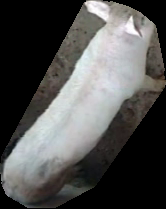
#> input picture porco/1016.png, 166 x 209 px, given in place of Porco.mp4, which was not available
$ python app.py
#> lines starting #> are read from the running program, lines starting #| are printed output that depends on the picture; after the words box and inside, x2 and y2 are one past the last pixel; in counts of white or black regions, pixels touching at a corner belong together; pictures that were not available may be replaced by others from this repository, and a replacement may not be noted
import cv2
import numpy as np
from time import sleep
from constantes import *


def pega_centro(x, y, largura, altura):
    """
    :param x: x do objeto
    :param y: y do objeto
    :param largura: largura do objeto
    :param altura: altura do objeto
    :return: tupla que contém as coordenadas do centro de um objeto
    """
    x1 = largura // 2
    y1 = altura // 2
    cx = x + x1
    cy = y + y1
    return cx, cy


def set_info(detec):
    global carros
    for (x, y) in detec:
        if (pos_linha + offset) > y > (pos_linha - offset):
            carros += 1
            cv2.line(frame1, (25, pos_linha), (1200, pos_linha), (0, 127, 255), 3)
            detec.remove((x, y))
            print("Porcos detectados até o momento: " + str(carros))


def show_info(frame1, dilatada):
    #text = f'Porco: {carros}'
    #cv2.putText(frame1, text, (450, 70), cv2.FONT_HERSHEY_SIMPLEX, 2, (0, 0, 255), 5)
    cv2.imshow("Video Original", frame1)
    cv2.imshow("Detectar", dilatada)

def media_posicao(pos1,pos2):
    # montar app para media
   return pos1 + pos2 / 2

carros = caminhoes = 0
cap = cv2.VideoCapture('Porco.mp4') # [frame1, frame2, frame_n]
subtracao = cv2.createBackgroundSubtractorMOG2()  # Pega o fundo e subtrai do que está se movendo
pepino = 0
cont = 0

while True:
    pepino = pepino+1
    cont = cont+1
    ret, frame1 = cap.read()  # Pega cada frame do vídeo
#> frame1 is the input picture: shape (209, 166, 3); mean B, G, R 80.1, 81.2, 81.4
    tempo = float(1 / 0.05)
    frame1 = cv2.resize(frame1,(720,480),fx=0,fy=0, interpolation = cv2.INTER_CUBIC)
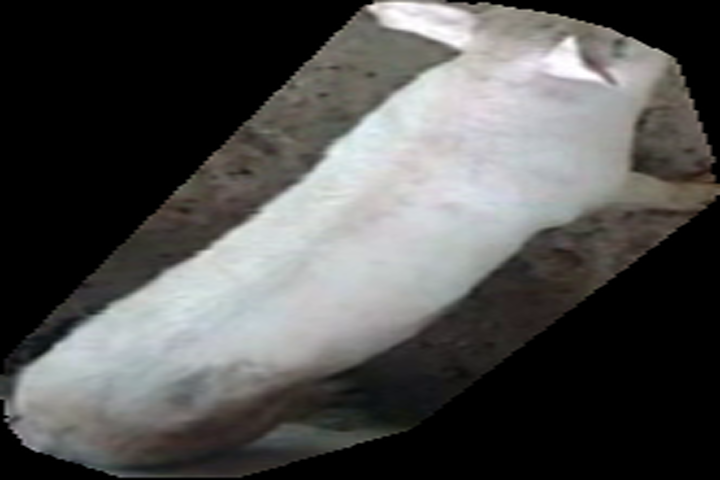
#> frame1: shape (480, 720, 3); mean B, G, R 80.1, 81.3, 81.5
    sleep(0.0000001)  # Dá um delay entre cada processamento
    grey = cv2.cvtColor(frame1, cv2.COLOR_BGR2GRAY)  # Pega o frame e transforma para preto e branco
    blur = cv2.GaussianBlur(grey, (5, 5), 5)  # Faz um blur para tentar remover as imperfeições da imagem
    img_sub = subtracao.apply(blur)  # Faz a subtração da imagem aplicada no blur
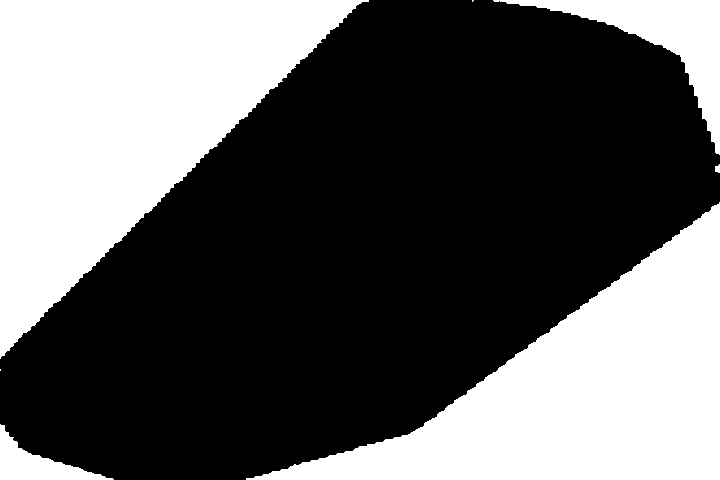
#> img_sub: shape (480, 720); values 127 (black) and 255 (white), 37.6% white; 7 white regions (2 under 20 px), largest, box (x1, y1, x2, y2) and area: (0, 0, 369, 359) 65175, (246, 202, 720, 480) 53920, (493, 0, 720, 155) 8382, (0, 424, 114, 480) 2355, (715, 164, 720, 173) 35
    dilat = cv2.dilate(img_sub, np.ones((5, 5)))  # "Engrossa" o que sobrou da subtração
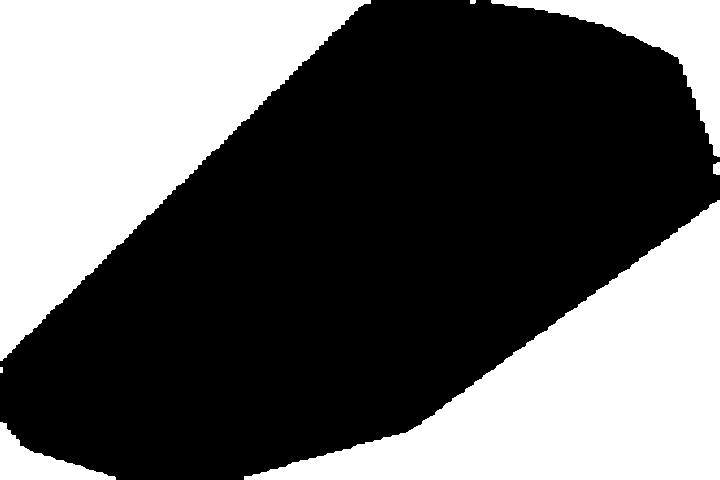
#> dilat: shape (480, 720); values 127 (black) and 255 (white), 38.8% white; 7 white regions (1 under 20 px), largest, box (x1, y1, x2, y2) and area: (0, 0, 371, 361) 66641, (244, 200, 720, 480) 55431, (491, 0, 720, 157) 9151, (0, 422, 116, 480) 2701, (713, 162, 720, 175) 81, (470, 0, 476, 4) 23
    kernel = cv2.getStructuringElement(cv2.MORPH_ELLIPSE, (
        5, 5))  # Cria uma matriz 5x5, em que o formato da matriz entre 0 e 1 forma uma elipse dentro
    dilatada = cv2.morphologyEx(dilat, cv2.MORPH_CLOSE, kernel)  # Tenta preencher todos os "buracos" da imagem
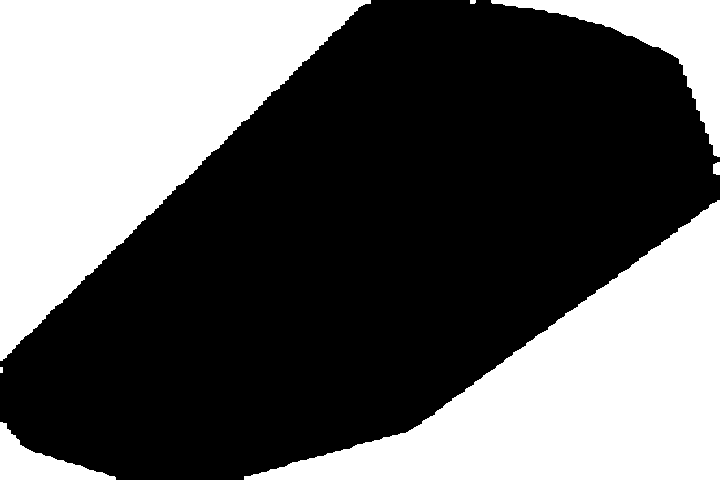
#> dilatada: shape (480, 720); values 127 (black) and 255 (white), 38.8% white; 7 white regions (1 under 20 px), largest, box (x1, y1, x2, y2) and area: (0, 0, 371, 361) 66703, (244, 200, 720, 480) 55470, (491, 0, 720, 157) 9185, (0, 422, 116, 480) 2713, (713, 162, 720, 175) 82, (470, 0, 476, 4) 23
    dilatada = cv2.morphologyEx(dilatada, cv2.MORPH_CLOSE, kernel)
    dilatada = cv2.threshold(dilatada, 250, 255, cv2.THRESH_BINARY)[1]
    rect_kernel = cv2.getStructuringElement(cv2.MORPH_RECT, (30, 30))
    dilatada = cv2.morphologyEx(dilatada, cv2.MORPH_CLOSE, rect_kernel)
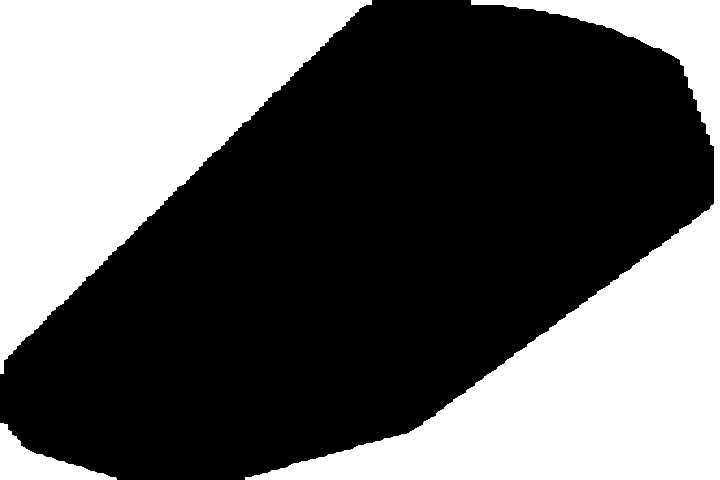
#> dilatada: shape (480, 720); 38.9% white; 3 white regions

    contorno, img = cv2.findContours(dilatada, cv2.RETR_TREE, cv2.CHAIN_APPROX_SIMPLE)
#> contorno = 3 contours; box (x1, y1, x2, y2) and area: (0, 0, 372, 374) 66841, (245, 0, 720, 480) 63301, (0, 423, 117, 480) 2502; img = [[1, -1, -1, -1], [2, 0, -1, -1], [-1, 1, -1, -1]]
    #cv2.line(frame1, (25, pos_linha), (1200, pos_linha), (255, 127, 0), 3)
    '''for (i, c) in enumerate(contorno):
        (x, y, w, h) = cv2.boundingRect(c)
        validar_contorno = (w >= largura_min) and (h >= altura_min)
        if not validar_contorno:
            continue
        hull = cv2.convexHull(i)
        cv2.drawContours(frame1, [hull], i, (0,255,0), 3)
        print("Posição do porco: ",(x, y), (x + w, y + h) )
        cv2.rectangle(frame1, (x, y), (x + w, y + h), (0, 255, 0), 2)
        centro = pega_centro(x, y, w, h)
        detec.append(centro)
        cv2.circle(frame1, centro, 4, (0, 0, 255), -1)

    set_info(detec)'''

    for cnt in contorno:
        (x, y, w, h) = cv2.boundingRect(cnt)
#> (the run stopped early here; a loop or call above may not have finished)

$ run again, on porco/1056.png
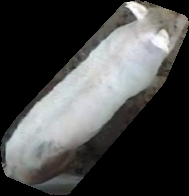
#> input picture porco/1056.png, 189 x 196 px, given in place of Porco.mp4, which was not available
#> frame1 is the input picture: shape (196, 189, 3); mean B, G, R 72.3, 73, 72.4
#> frame1: shape (480, 720, 3)
#> `img_sub = subtracao.apply(blur)`:
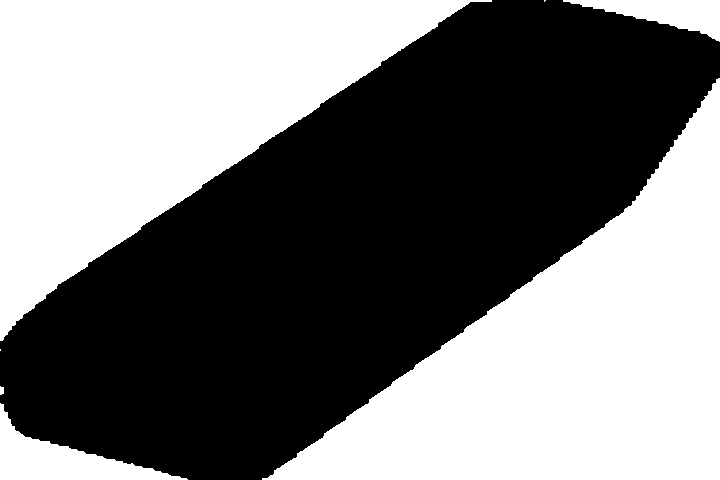
#> img_sub: shape (480, 720); values 127 (black) and 255 (white), 48.2% white; 7 white regions (2 under 20 px), largest, box (x1, y1, x2, y2) and area: (262, 78, 720, 480) 80661, (0, 0, 492, 341) 77576, (0, 403, 188, 480) 5102, (563, 0, 720, 42) 3036, (0, 386, 4, 395) 31
#> dilat: shape (480, 720); values 127 (black) and 255 (white), 49.4% white; 7 white regions (1 under 20 px), largest, box (x1, y1, x2, y2) and area: (260, 76, 720, 480) 82388, (0, 0, 494, 343) 79246, (0, 401, 190, 480) 5640, (561, 0, 720, 44) 3438, (0, 384, 6, 397) 73, (542, 0, 548, 4) 23
#> `dilatada = cv2.morphologyEx(dilatada, cv2.MORPH_CLOSE, rect_kernel)`:
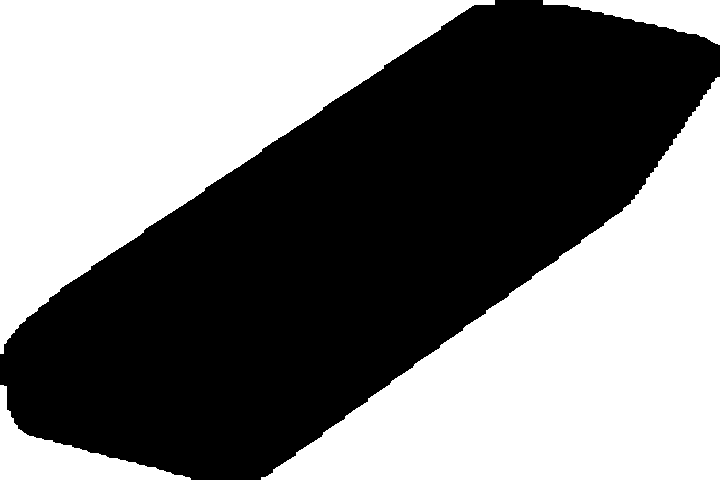
#> dilatada: shape (480, 720); 49.5% white; 4 white regions
#> contorno = 4 contours; box (x1, y1, x2, y2) and area: (261, 77, 720, 480) 80838, (0, 0, 495, 354) 79452, (0, 385, 191, 480) 5409, (543, 0, 720, 45) 3461; img = [[1, -1, -1, -1], [2, 0, -1, -1], [3, 1, -1, -1], [-1, 2, -1, -1]]

$ run again, on porco/1080.png
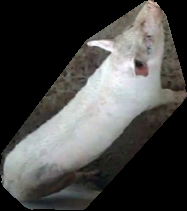
#> input picture porco/1080.png, 187 x 211 px, given in place of Porco.mp4, which was not available
#> frame1 is the input picture: shape (211, 187, 3); mean B, G, R 70.5, 72.3, 72.7
#> frame1: shape (480, 720, 3)
#> `img_sub = subtracao.apply(blur)`:
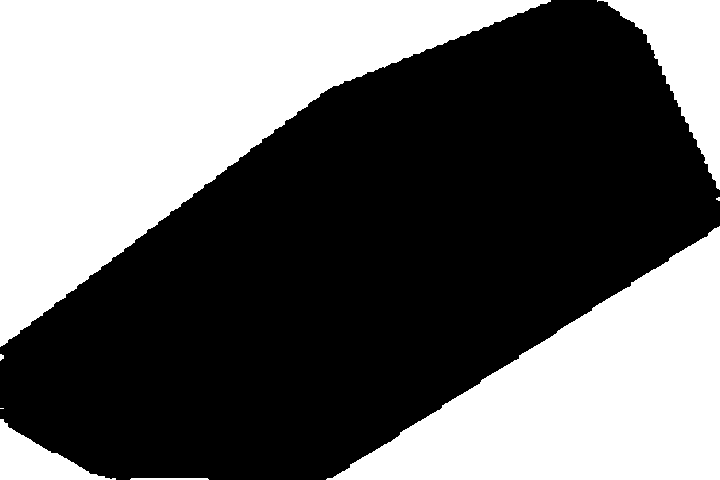
#> img_sub: shape (480, 720); values 127 (black) and 255 (white), 41.6% white; 8 white regions (2 under 20 px), largest, box (x1, y1, x2, y2) and area: (0, 0, 551, 347) 81750, (326, 226, 720, 480) 49631, (597, 0, 720, 190) 9245, (0, 419, 116, 480) 3054, (130, 478, 209, 480) 156, (0, 354, 4, 361) 21
#> dilat: shape (480, 720); values 127 (black) and 255 (white), 42.9% white; 8 white regions, largest, box (x1, y1, x2, y2) and area: (0, 0, 553, 349) 83552, (324, 224, 720, 480) 50931, (595, 0, 720, 192) 9885
#> `dilatada = cv2.morphologyEx(dilatada, cv2.MORPH_CLOSE, rect_kernel)`:
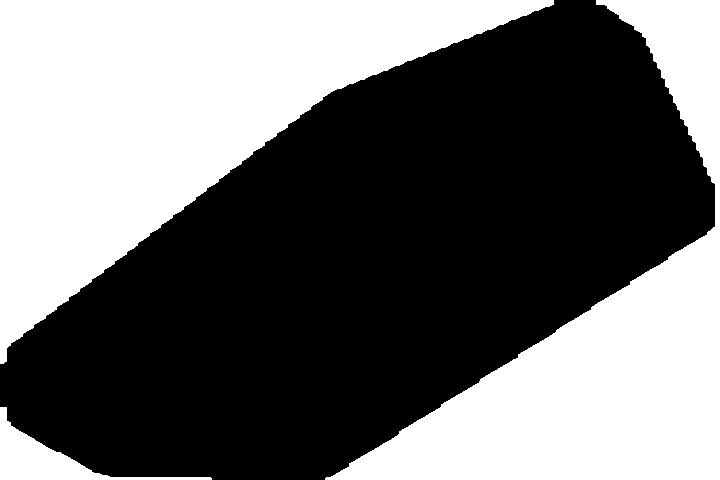
#> dilatada: shape (480, 720); 43% white; 3 white regions
#> contorno = 3 contours; box (x1, y1, x2, y2) and area: (0, 0, 554, 364) 83836, (325, 0, 720, 480) 59462, (0, 407, 212, 480) 3471; img = [[1, -1, -1, -1], [2, 0, -1, -1], [-1, 1, -1, -1]]
